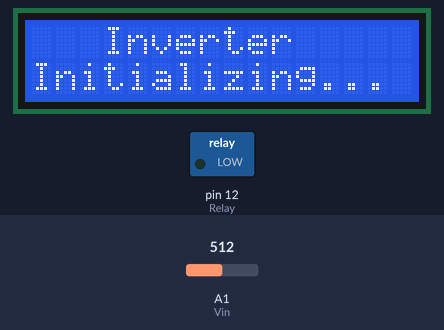
The sketch below on a simulated Arduino Uno, built with avr-gcc and run on an emulated ATmega328P. Parts: 16×2 character LCD, switched loads named in the sketch (green lamp = pin HIGH). Inputs (shaded band) come from the test bench; at power-on: A1 (Vin) = 512.

Above: at 2.9 s.
At 5.1 s:
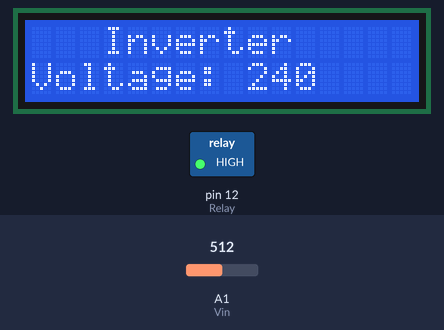
5.2 s: A1 (Vin) set to 306
At 8.1 s:
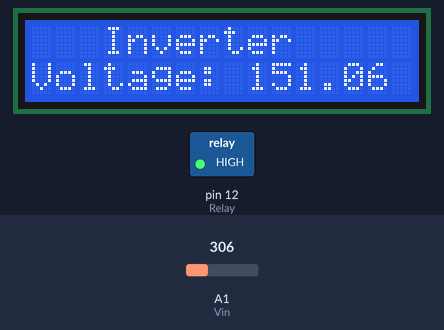
8.2 s: A1 (Vin) set to 230
At 11.0 s:
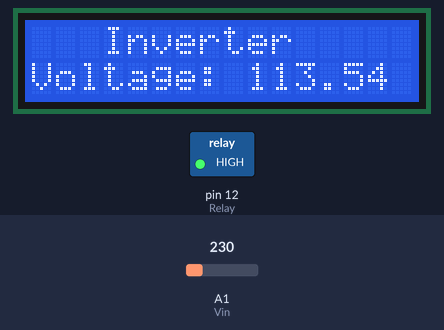
11.2 s: A1 (Vin) set to 250
At 13.5 s:
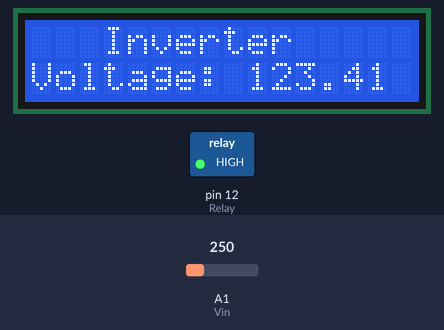

The sketch:

controller.ino
```cpp
#include <Wire.h>
#include <LiquidCrystal_I2C.h>

LiquidCrystal_I2C lcd(0x27,16,2);

#define Relay 12
#define Vin A1

struct Writer
{
  void init(void)
  {
    lcd.init();
    lcd.backlight();
    lcd.clear();
    lcd.setCursor(0, 0);
  }
  void clearRow(byte row)
  {
    lcd.setCursor(0, row);
    lcd.print("                ");
  }
  void write(int row, int col, String message, int Delay)
  {
    clearRow(row);
    lcd.setCursor(col, row);
    for (int i = 0; i < message.length(); i++)
    {
      lcd.setCursor(col+i, row);
      lcd.print(message[i]);
      delay(Delay);
    }
  }
}writer;

struct Controller
{
  void init()
  {
    pinMode(Relay, 1);
    pinMode(Vin, 0);
    writer.init();
    writer.write(0, 3, "Inverter", 100);
    delay(500);
    writer.write(1, 0, "Initializing...", 100);
    delay(1000);
    digitalWrite(Relay, 1);
  }
}control;

float measureVoltageDC(byte pin, float Max)
{
  float voltage = analogRead(pin);
  voltage = (voltage * Max) / 1023.0;
  return voltage;
}

unsigned long last_millis = 0;

void setup() {
  control.init();
}

void loop() {
  float Voltage = measureVoltageDC(Vin, 505.0);
  if((millis() - last_millis) >= 1000)
  {
    if (Voltage > 240.0)
    {
      Voltage = 240.0;
    }
    writer.write(1, 0, "Voltage: " + String(Voltage), 100);
    last_millis = millis();
  }
}
```

Measured:
- what the display in image 0 shows lasts 1.2 s, from 2.8 s to 4.0 s
